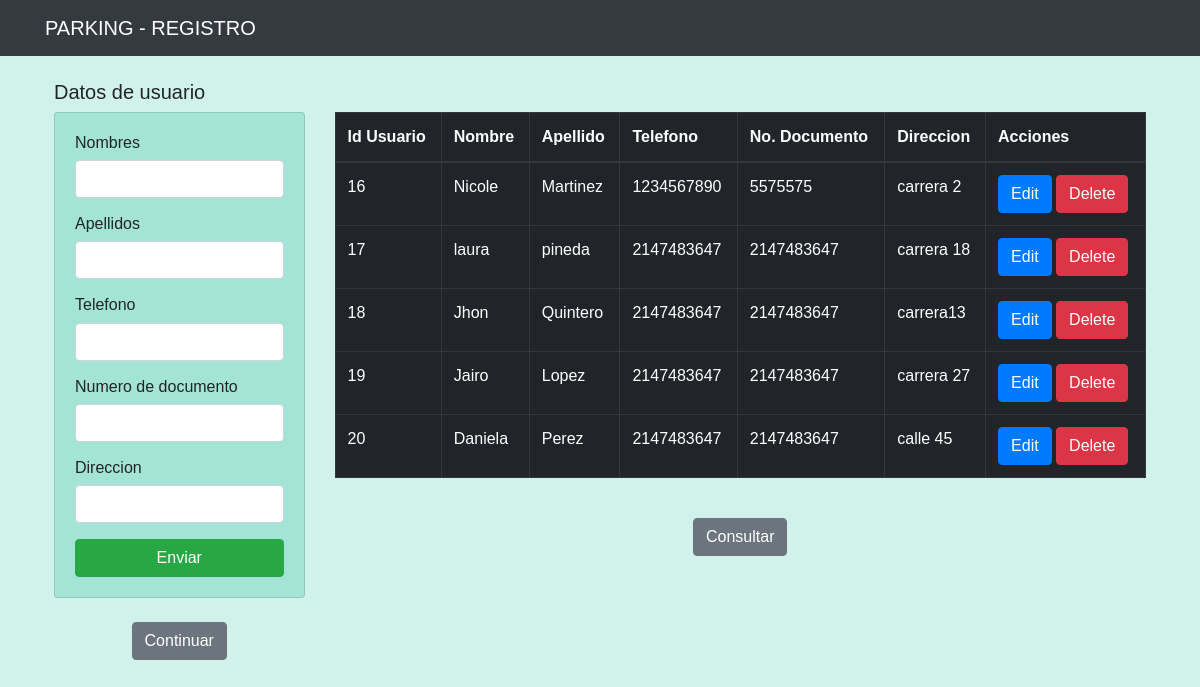
The page / on the database its author committed.
### tables this page shows
CREATE TABLE `persona` (
  `idPersona` int(10) NOT NULL,
  `Nombre` varchar(100) NOT NULL,
  `Apellido` varchar(20) NOT NULL,
  `Telefono` int(10) NOT NULL,
  `num_documento` int(10) NOT NULL,
  `Direccion` varchar(20) NOT NULL
);

### index.php (the view, shortened to what this page needs)
<?php include("db.php") ?>
<?php include("include/header.php") ?>
<div class="container p-4">
	<h5>Datos de usuario</h5>
	<div class="row">
		<div class="col-md-3" style="background-color:#D1F2EB">
			<div class="card card-body" style="background-color:#A3E4D7">
				<form action="save_task.php" method="POST">
					<div class="form-group">
						<h6>Nombres</h6>
						<input type="text" name="nombre" class="form-control" placeholder="" required
						minlength="4" autofocus>
					</div>
					<div class="form-group">
						<h6>Apellidos</h6>
						<input type="text" name="apellido" class="form-control" placeholder="" required
						minlength="4" maxlength="10" autofocus>
					</div>
					<h6>Telefono</h6>
					<div class="form-group">
						<input type="number" name="telefono" class="form-control" placeholder="" required
						minlength="10" maxlength="10" autofocus>
					</div>
					<h6>Numero de documento</h6>
					<div class="form-group">
					<input type="number" name="documento" class="form-control" placeholder="" required
						minlength="7" maxlength="10" autofocus>
					</div>
					<h6>Direccion</h6>
					<div class="form-group">
					<input type="text" name="direccion" class="form-control" placeholder="" required
						minlength="1" maxlength="" autofocus>
					</div>
					<input type="submit" class="btn btn-success btn-block" name="save_task" value="Enviar">
				</form>
			</div>
			<center><br><a class="btn btn-secondary" href="indexc.php" role="button">Continuar</a></center>
		</div>
		<div class="col-md-9">
			<table class="table table-bordered table-dark">
				<thead>
					<tr>
						<th>Id Usuario</th>
						<th>Nombre</th>
						<th>Apellido</th>
						<th>Telefono</th>
						<th>No. Documento</th>
						<th>Direccion</th>
						<th>Acciones</th>
					</tr>
				</thead >
				<tbody>
					<?php
					$query = "SELECT * FROM persona";
					$result_tasks = mysqli_query($conn, $query);
					while ($row = mysqli_fetch_array($result_tasks)) { ?>
						<tr>
							<td><?php echo $row['idPersona'] ?></td>
							<td><?php echo $row['Nombre'] ?></td>
							<td><?php echo $row['Apellido'] ?></td>
							<td><?php echo $row['Telefono'] ?></td>
							<td><?php echo $row['num_documento'] ?></td>
							<td><?php echo $row['Direccion'] ?></td>
							<td>
								<a href="edit.php?idPersona=<?php echo $row['idPersona']?>" class ="btn btn-primary">
									Edit
								</a>
								<a href="delete_task.php?idPersona=<?php echo $row['idPersona']?>" class ="btn btn-danger">
									Delete
								</a>
							</td>
						</tr>
					<?php } ?>
				</tbody>
			</table>
			<center><br><a class="btn btn-secondary" href="buscar.php" role="button">Consultar</a></center>
		</div>
	</div>
</div>
<?php include("include/footer.php") ?>

### css/estilos.css (style rules this page uses)
* { margin: 0; padding: 0; box-sizing: border-box; font-family: 'Montserrat Alternates', sans-serif; }
body { height: 500px; background: #D1F2EB; background-repeat:no-repeat; background-position-x:center; background-position-y:center; background-size: 10rem; }

### rows shown on the page
persona: idPersona "16", Nombre "Nicole", Apellido "Martinez", Telefono "1234567890", num_documento "5575575", Direccion "carrera 2"
persona: idPersona "17", Nombre "laura", Apellido "pineda", Telefono "2147483647", num_documento "2147483647", Direccion "carrera 18"
persona: idPersona "18", Nombre "Jhon", Apellido "Quintero", Telefono "2147483647", num_documento "2147483647", Direccion "carrera13"
persona: idPersona "19", Nombre "Jairo", Apellido "Lopez", Telefono "2147483647", num_documento "2147483647", Direccion "carrera 27"
persona: idPersona "20", Nombre "Daniela", Apellido "Perez", Telefono "2147483647", num_documento "2147483647", Direccion "calle 45"
